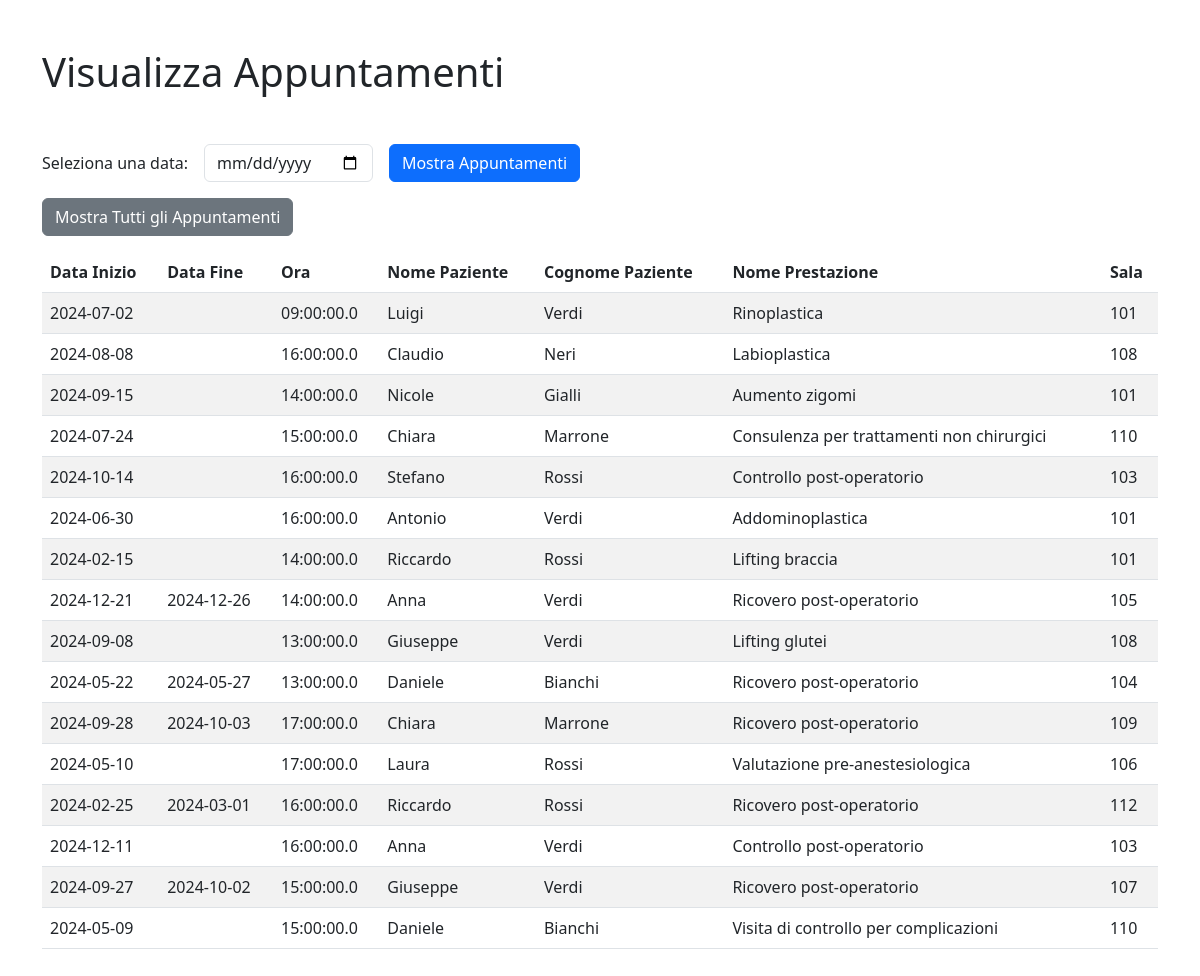
Page /view/medico/visualizzazione_appuntamenti.php?nBadge=M001 on the committed database.
### tables this page shows
CREATE TABLE `prestazione` (
  `idPaziente` int(6) NOT NULL,
  `idPrestazione` int(6) NOT NULL,
  `dataInizio` date NOT NULL,
  `dataFine` date DEFAULT NULL,
  `codicePrestazione` varchar(6) NOT NULL,
  `ora` time(1) NOT NULL,
  `sala` int(3) NOT NULL
);

CREATE TABLE `paziente` (
  `idPaziente` int(6) NOT NULL,
  `nome` varchar(20) NOT NULL,
  `cognome` varchar(20) NOT NULL,
  `CF` varchar(16) DEFAULT NULL,
  `email` varchar(300) NOT NULL,
  `dataNascita` date NOT NULL,
  `luogoNascita` varchar(20) NOT NULL,
  `recapitoTelefonico` bigint(1) NOT NULL,
  `note` varchar(255) DEFAULT NULL
);

CREATE TABLE `listino` (
  `codicePrestazione` varchar(6) NOT NULL,
  `nome` varchar(50) NOT NULL,
  `costo` decimal(8,0) NOT NULL
);

### view/medico/visualizzazione_appuntamenti.php (the view, shortened to what this page needs)
<?php
include_once("../../includes/database.php");
$appuntamenti = [];
$medico_nBadge = isset($_GET['nBadge']) ? mysqli_real_escape_string($con, $_GET['nBadge']) : '';
$data_selezionata = isset($_POST['data']) ? mysqli_real_escape_string($con, $_POST['data']) : '';
$query = "SELECT p.idPaziente, p.idPrestazione, p.dataInizio, p.dataFine, p.ora, p.sala,
                paziente.nome AS nome_paziente, paziente.cognome AS cognome_paziente,
                listino.nome AS nome_prestazione
        FROM prestazione p
        JOIN responsabile r ON p.idPrestazione = r.idPrestazione
        JOIN paziente ON p.idPaziente = paziente.idPaziente
        JOIN listino ON p.codicePrestazione = listino.codicePrestazione
        WHERE r.nBadge = ?";
if ($stmt = mysqli_prepare($con, $query)) {
    if (!empty($data_selezionata)) {
        mysqli_stmt_bind_param($stmt, "ss", $medico_nBadge, $data_selezionata);
    } else {
        mysqli_stmt_bind_param($stmt, "s", $medico_nBadge);
    }
    mysqli_stmt_execute($stmt);
    $result = mysqli_stmt_get_result($stmt);
    if (mysqli_num_rows($result) > 0) {
        while ($row = mysqli_fetch_assoc($result)) {
            $appuntamenti[] = $row;
        }
    } else {
        echo "Nessun appuntamento trovato.";
    }
} else {
    echo "Errore nella preparazione della query.";
}
?>
<!DOCTYPE html>
<html lang="en">
<head>
    <link rel="stylesheet" href="../../css/righeTabella.css">
    <link href="https://cdn.jsdelivr.net/npm/bootstrap@5.3.0-alpha1/dist/css/bootstrap.min.css" rel="stylesheet">
</head>
<body>
    <div class="container py-5">
        <h1 class="mb-5">Visualizza Appuntamenti</h1>
        <form action="" method="post" class="mb-3">
            <div class="row g-3">
                <div class="col-auto">
                    <label for="data" class="col-form-label">Seleziona una data:</label>
                </div>
                <div class="col-auto">
                    <input type="date" id="data" name="data" class="form-control">
                </div>
                <div class="col-auto">
                    <button type="submit" class="btn btn-primary">Mostra Appuntamenti</button>
                </div>
            </div>
        </form>
        <form action="" method="post" class="mb-3">
            <button type="submit" class="btn btn-secondary">Mostra Tutti gli Appuntamenti</button>
        </form>
        <table class="table table-striped">
            <thead>
                <tr>
                    <th scope="col">Data Inizio</th>
                    <th scope="col">Data Fine</th>
                    <th scope="col">Ora</th>
                    <th scope="col">Nome Paziente</th>
                    <th scope="col">Cognome Paziente</th>
                    <th scope="col">Nome Prestazione</th>
                    <th scope="col">Sala</th>
                </tr>
            </thead>
            <tbody>
                <?php
                foreach ($appuntamenti as $appuntamento) {
                    echo "<tr class='clickable-row' data-href='profilo_appuntamento.php?";
                    if (isset($appuntamento['idPrestazione'])) {
                        echo "idPrestazione=" . urlencode($appuntamento['idPrestazione']);
                    }
                    echo "'>";
                    echo "<td>{$appuntamento['dataInizio']}</td>";
                    echo "<td>{$appuntamento['dataFine']}</td>";
                    echo "<td>{$appuntamento['ora']}</td>";
                    echo "<td>{$appuntamento['nome_paziente']}</td>";
                    echo "<td>{$appuntamento['cognome_paziente']}</td>";
                    echo "<td>{$appuntamento['nome_prestazione']}</td>";
                    echo "<td>{$appuntamento['sala']}</td>";
                    echo "</tr>";
                }
                ?>
            </tbody>
        </table>
    </div>
</body>
</html>

### rows in the picture
prestazione: dataInizio "2024-07-02", ora "09:00:00.0", idPaziente.nome "Luigi", idPaziente.cognome "Verdi", codicePrestazione.nome "Rinoplastica", sala "101"
prestazione: dataInizio "2024-08-08", ora "16:00:00.0", idPaziente.nome "Claudio", idPaziente.cognome "Neri", codicePrestazione.nome "Labioplastica", sala "108"
prestazione: dataInizio "2024-09-15", ora "14:00:00.0", idPaziente.nome "Nicole", idPaziente.cognome "Gialli", codicePrestazione.nome "Aumento zigomi", sala "101"
prestazione: dataInizio "2024-07-24", ora "15:00:00.0", idPaziente.nome "Chiara", idPaziente.cognome "Marrone", codicePrestazione.nome "Consulenza per trattamenti non chirurgici", sala "110"
prestazione: dataInizio "2024-10-14", ora "16:00:00.0", idPaziente.nome "Stefano", idPaziente.cognome "Rossi", codicePrestazione.nome "Controllo post-operatorio", sala "103"
prestazione: dataInizio "2024-06-30", ora "16:00:00.0", idPaziente.nome "Antonio", idPaziente.cognome "Verdi", codicePrestazione.nome "Addominoplastica", sala "101"
prestazione: dataInizio "2024-02-15", ora "14:00:00.0", idPaziente.nome "Riccardo", idPaziente.cognome "Rossi", codicePrestazione.nome "Lifting braccia", sala "101"
prestazione: dataInizio "2024-12-21", dataFine "2024-12-26", ora "14:00:00.0", idPaziente.nome "Anna", idPaziente.cognome "Verdi", codicePrestazione.nome "Ricovero post-operatorio", sala "105"
prestazione: dataInizio "2024-09-08", ora "13:00:00.0", idPaziente.nome "Giuseppe", idPaziente.cognome "Verdi", codicePrestazione.nome "Lifting glutei", sala "108"
prestazione: dataInizio "2024-05-22", dataFine "2024-05-27", ora "13:00:00.0", idPaziente.nome "Daniele", idPaziente.cognome "Bianchi", codicePrestazione.nome "Ricovero post-operatorio", sala "104"
prestazione: dataInizio "2024-09-28", dataFine "2024-10-03", ora "17:00:00.0", idPaziente.nome "Chiara", idPaziente.cognome "Marrone", codicePrestazione.nome "Ricovero post-operatorio", sala "109"
prestazione: dataInizio "2024-05-10", ora "17:00:00.0", idPaziente.nome "Laura", idPaziente.cognome "Rossi", codicePrestazione.nome "Valutazione pre-anestesiologica", sala "106"
prestazione: dataInizio "2024-02-25", dataFine "2024-03-01", ora "16:00:00.0", idPaziente.nome "Riccardo", idPaziente.cognome "Rossi", codicePrestazione.nome "Ricovero post-operatorio", sala "112"
prestazione: dataInizio "2024-12-11", ora "16:00:00.0", idPaziente.nome "Anna", idPaziente.cognome "Verdi", codicePrestazione.nome "Controllo post-operatorio", sala "103"
prestazione: dataInizio "2024-09-27", dataFine "2024-10-02", ora "15:00:00.0", idPaziente.nome "Giuseppe", idPaziente.cognome "Verdi", codicePrestazione.nome "Ricovero post-operatorio", sala "107"
prestazione: dataInizio "2024-05-09", ora "15:00:00.0", idPaziente.nome "Daniele", idPaziente.cognome "Bianchi", codicePrestazione.nome "Visita di controllo per complicazioni", sala "110"
